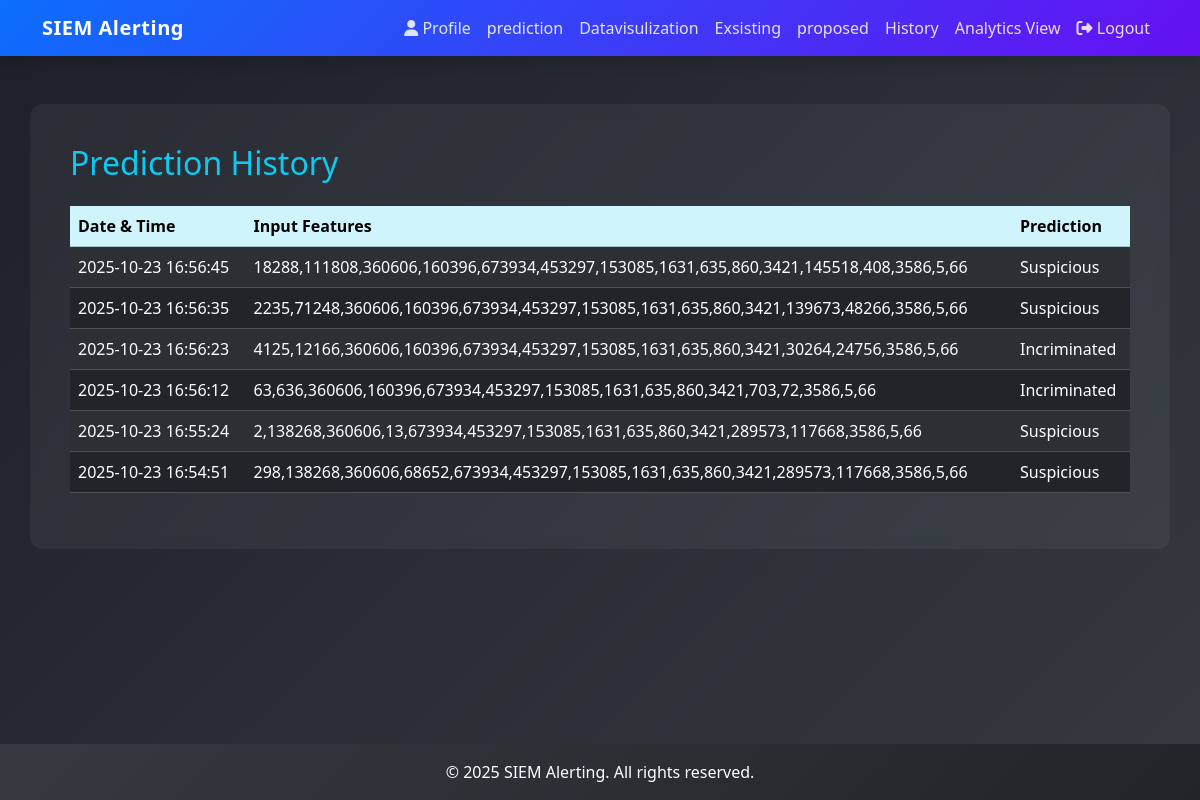
The page /Users/history/ (signed in) on the database its author committed.
### Users/models.py (models this page shows, shortened)
class PredictionLog(models.Model):
    user = models.ForeignKey(User, on_delete=models.CASCADE, null=True, blank=True)
    session_key = models.CharField(max_length=40, blank=True, null=True)
    user_input = models.TextField()
    predicted_result = models.CharField(max_length=50)
    created_at = models.DateTimeField(auto_now_add=True)

### Users/views.py (the view)
# urls.py: path('history/', history, name='history'),
def history(request):
    if request.user.is_authenticated:
        logs = PredictionLog.objects.filter(user=request.user).order_by('-created_at')
    else:
        session_key = request.session.session_key
        if not session_key:
            request.session.create()
            session_key = request.session.session_key
        logs = PredictionLog.objects.filter(session_key=session_key).order_by('-created_at')
    return render(request, 'User/history.html', {
        "logs": logs
    })

### templates/user/history.html (shortened to what this page needs)
{% extends 'user/userbase.html' %}
{% block content %}
<h2 class="text-info mb-4">Prediction History</h2>
{% if logs %}
    <div class="table-responsive">
      <table class="table table-striped table-hover table-dark align-middle">
          <thead class="table-info">
              <tr>
                  <th>Date & Time</th>
                  <th>Input Features</th>
                  <th>Prediction</th>
              </tr>
          </thead>
          <tbody>
              {% for log in logs %}
              <tr>
                  <td>{{ log.created_at|date:"Y-m-d H:i:s" }}</td>
                  <td>{{ log.user_input }}</td>
                  <td>{{ log.predicted_result }}</td>
              </tr>
              {% endfor %}
          </tbody>
      </table>
    </div>
{% else %}
    <p class="text-light">No prediction history found.</p>
{% endif %}
{% endblock %}

### templates/user/userbase.html (style rules this page uses)
body { background: linear-gradient(135deg, #1e1f29, #343a40); color: #f8f9fa; }

### rows shown on the page
PredictionLog: created_at "2025-10-23 16:56:45", user_input "18288,111808,360606,160396,673934,453297,153085,1631,635,860,3421,145518,408,3586,5,66", predicted_result "Suspicious"
PredictionLog: created_at "2025-10-23 16:56:35", user_input "2235,71248,360606,160396,673934,453297,153085,1631,635,860,3421,139673,48266,3586,5,66", predicted_result "Suspicious"
PredictionLog: created_at "2025-10-23 16:56:23", user_input "4125,12166,360606,160396,673934,453297,153085,1631,635,860,3421,30264,24756,3586,5,66", predicted_result "Incriminated"
PredictionLog: created_at "2025-10-23 16:56:12", user_input "63,636,360606,160396,673934,453297,153085,1631,635,860,3421,703,72,3586,5,66", predicted_result "Incriminated"
PredictionLog: created_at "2025-10-23 16:55:24", user_input "2,138268,360606,13,673934,453297,153085,1631,635,860,3421,289573,117668,3586,5,66", predicted_result "Suspicious"
PredictionLog: created_at "2025-10-23 16:54:51", user_input "298,138268,360606,68652,673934,453297,153085,1631,635,860,3421,289573,117668,3586,5,66", predicted_result "Suspicious"
